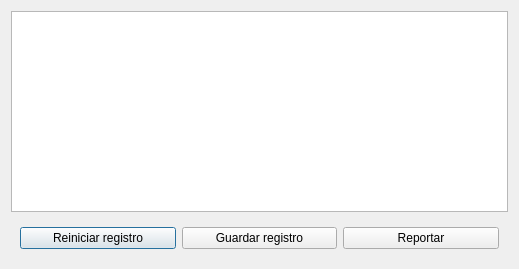
<?xml version="1.0" encoding="UTF-8"?>
<ui version="4.0">
 <class>Dialog</class>
 <widget class="QDialog" name="Dialog">
  <property name="geometry">
   <rect>
    <x>0</x>
    <y>0</y>
    <width>519</width>
    <height>269</height>
   </rect>
  </property>
  <property name="windowTitle">
   <string>Dialog</string>
  </property>
  <layout class="QGridLayout" name="gridLayout">
   <item row="0" column="0">
    <widget class="QPlainTextEdit" name="plainTextEdit"/>
   </item>
   <item row="1" column="0">
    <widget class="QWidget" name="widget" native="true">
     <layout class="QGridLayout" name="gridLayout_2">
      <item row="0" column="0">
       <widget class="QPushButton" name="pushButton">
        <property name="text">
         <string>Reiniciar registro</string>
        </property>
       </widget>
      </item>
      <item row="0" column="1">
       <widget class="QPushButton" name="pushButton_2">
        <property name="text">
         <string>Guardar registro</string>
        </property>
       </widget>
      </item>
      <item row="0" column="2">
       <widget class="QPushButton" name="pushButton_3">
        <property name="text">
         <string>Reportar</string>
        </property>
       </widget>
      </item>
     </layout>
    </widget>
   </item>
  </layout>
 </widget>
 <resources/>
 <connections/>
</ui>
